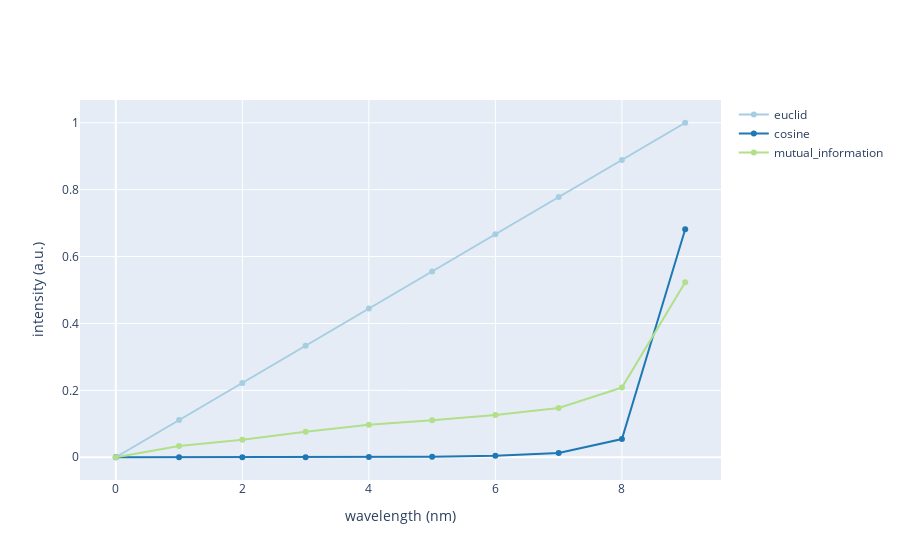

Notebook cell for this chart:
### Code cell
from libs_tools.visualization.spectral import plot_spectra

matrices[0] = matrices[0] / matrices[0][0].max()
matrices[2] = matrices[2] - matrices[2][0].min()
plot_spectra([matrix[0] for matrix in matrices], labels=[foo.__name__ for foo in metrics])

### Figure 1 — Plotly figure (JSON) as saved in the notebook; plotly's stock layout.template omitted (floating-point values rounded to 4 significant figures)
{"data": [{"line": {"color": "rgb(166,206,227)"}, "name": "euclid", "type": "scatter", "x": [0, 1, 2, 3, 4, 5, 6, 7, 8, 9], "y": [0, 0.1111, 0.2222, 0.3333, 0.4444, 0.5556, 0.6667, 0.7778, 0.8889, 1]}, {"line": {"color": "rgb(31,120,180)"}, "name": "cosine", "type": "scatter", "x": [0, 1, 2, 3, 4, 5, 6, 7, 8, 9], "y": [0, 1.839e-05, 9.562e-05, 0.0002906, 0.0007365, 0.001769, 0.004406, 0.01271, 0.05439, 0.6816]}, {"line": {"color": "rgb(178,223,138)"}, "name": "mutual_information", "type": "scatter", "x": [0, 1, 2, 3, 4, 5, 6, 7, 8, 9], "y": [0, 0.03341, 0.05233, 0.07645, 0.09732, 0.1107, 0.1265, 0.1471, 0.2084, 0.5234]}], "layout": {"title": {}, "xaxis": {"title": {"text": "wavelength (nm)"}}, "yaxis": {"title": {"text": "intensity (a.u.)"}}}}
